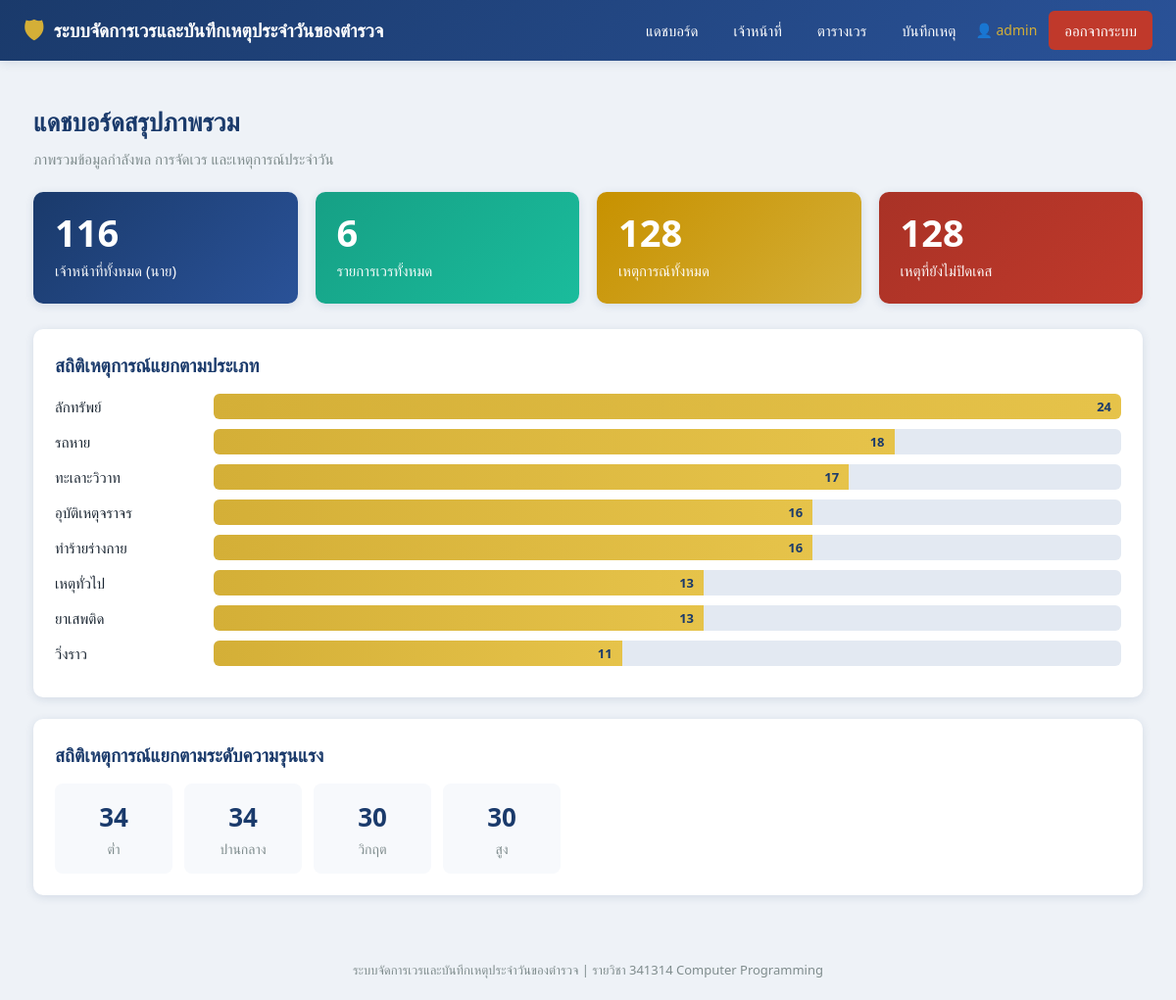
The app's page /dashboard (signed in) with its own data.
### tables this page shows
CREATE TABLE incidents (
            id            INTEGER PRIMARY KEY AUTOINCREMENT,
            incident_time TEXT NOT NULL,
            category      TEXT NOT NULL,
            severity      TEXT NOT NULL,
            location      TEXT NOT NULL,
            description   TEXT NOT NULL,
            officer_id    INTEGER REFERENCES officers(id) ON DELETE SET NULL,
            status        TEXT NOT NULL DEFAULT 'open',
            created_at    TEXT NOT NULL
        );

### app.py (the view)
@app.route("/dashboard")
@login_required
def dashboard():
    stats = db.get_dashboard_stats()
    by_category = stats["by_category"]
    max_count = max(by_category.values()) if by_category else 1
    return render_template("dashboard.html", stats=stats, max_count=max_count)

### app.py (called while the page is built)
def login_required(view):
    @functools.wraps(view)
    def wrapped_view(*args, **kwargs):
        if "user_id" not in session:
            flash("กรุณาเข้าสู่ระบบก่อนใช้งาน", "warning")
            return redirect(url_for("login"))
        return view(*args, **kwargs)
    return wrapped_view

### db.py (called while the page is built)
def get_connection():
    if USE_POSTGRES:
        conn = psycopg2.connect(DATABASE_URL)
        return conn
    else:
        conn = sqlite3.connect(SQLITE_PATH, timeout=10)
        conn.row_factory = sqlite3.Row
        conn.execute("PRAGMA foreign_keys = ON;")
        conn.execute("PRAGMA journal_mode = WAL;")
        return conn

### templates/dashboard.html (shortened to what this page needs)
{% extends "base.html" %}
{% block content %}
<div class="page-title">แดชบอร์ดสรุปภาพรวม</div>
<div class="page-subtitle">ภาพรวมข้อมูลกำลังพล การจัดเวร และเหตุการณ์ประจำวัน</div>
<div class="stat-grid">
    <div class="stat-card blue">
        <div class="num">{{ stats.total_officers }}</div>
        <div class="label">เจ้าหน้าที่ทั้งหมด (นาย)</div>
    </div>
    <div class="stat-card teal">
        <div class="num">{{ stats.total_duties }}</div>
        <div class="label">รายการเวรทั้งหมด</div>
    </div>
    <div class="stat-card gold">
        <div class="num">{{ stats.total_incidents }}</div>
        <div class="label">เหตุการณ์ทั้งหมด</div>
    </div>
    <div class="stat-card red">
        <div class="num">{{ stats.open_incidents }}</div>
        <div class="label">เหตุที่ยังไม่ปิดเคส</div>
    </div>
</div>
<div class="card">
    <h2>สถิติเหตุการณ์แยกตามประเภท</h2>
    {% if stats.by_category %}
        {% for category, count in stats.by_category.items() %}
        <div class="bar-row">
            <div class="bar-label">{{ category }}</div>
            <div class="bar-track">
                <div class="bar-fill" style="width: {{ (count / max_count * 100) | round(0, 'floor') }}%;">
                    {{ count }}
                </div>
            </div>
        </div>
        {% endfor %}
    {% else %}
        <p style="color:#95a5a6;">ยังไม่มีข้อมูลเหตุการณ์ในระบบ — เริ่มบันทึกได้ที่เมนู "บันทึกเหตุ"</p>
    {% endif %}
</div>
<div class="card">
    <h2>สถิติเหตุการณ์แยกตามระดับความรุนแรง</h2>
    {% if stats.by_severity %}
        <div style="display:flex; gap:12px; flex-wrap:wrap;">
        {% for severity, count in stats.by_severity.items() %}
            <div style="background:#f7f9fc; border-radius:8px; padding:14px 20px; min-width:120px; text-align:center;">
                <div style="font-size:26px; font-weight:700; color:var(--primary);">{{ count }}</div>
                <div style="font-size:14px; color:var(--muted);">{{ severity }}</div>
            </div>
        {% endfor %}
        </div>
    {% else %}
        <p style="color:#95a5a6;">ยังไม่มีข้อมูล</p>
    {% endif %}
</div>
{% endblock %}

### static/style.css (style rules this page uses)
:root { --primary: #1a3a6b; --secondary: #2a5298; --accent: #d4af37; --bg: #eef2f7; --white: #ffffff; --text: #1c2733; --muted: #7f8c8d; --danger: #c0392b; --success: #27ae60; --warning: #e67e22; --shadow: 0 2px 10px rgba(26, 58, 107, 0.12); }
* { margin: 0; padding: 0; box-sizing: border-box; }
body { font-family: "Segoe UI", "Sarabun", "Tahoma", sans-serif; background: var(--bg); color: var(--text); line-height: 1.6; }
.page-title { font-size: 26px; font-weight: 700; color: var(--primary); margin-bottom: 4px; }
.page-subtitle { color: var(--muted); font-size: 15px; margin-bottom: 22px; }
.card { background: var(--white); border-radius: 10px; box-shadow: var(--shadow); padding: 22px; margin-bottom: 22px; }
.card h2 { font-size: 19px; color: var(--primary); margin-bottom: 14px; }
.stat-grid { display: grid; grid-template-columns: repeat(auto-fit, minmax(210px, 1fr)); gap: 18px; margin-bottom: 26px; }
.stat-card { border-radius: 10px; padding: 22px; color: var(--white); box-shadow: var(--shadow); }
.stat-card .num { font-size: 38px; font-weight: 700; line-height: 1; }
.stat-card .label { font-size: 15px; margin-top: 8px; opacity: 0.95; }
.stat-card.blue { background: linear-gradient(135deg, #1a3a6b, #2a5298); }
.stat-card.teal { background: linear-gradient(135deg, #16a085, #1abc9c); }
.stat-card.gold { background: linear-gradient(135deg, #c79100, #d4af37); }
.stat-card.red { background: linear-gradient(135deg, #a93226, #c0392b); }
.bar-row { display: flex; align-items: center; gap: 12px; margin-bottom: 10px; }
.bar-label { width: 150px; font-size: 15px; flex-shrink: 0; }
.bar-track { flex: 1; background: #e3e9f2; border-radius: 6px; overflow: hidden; height: 26px; }
.bar-fill { background: linear-gradient(90deg, var(--accent), #e6c34a); height: 100%; display: flex; align-items: center; justify-content: flex-end; padding-right: 10px; color: var(--primary); font-weight: 600; font-size: 13px; min-width: 36px; }

### records on screen
incidents: category "อุบัติเหตุจราจร", {{ (count / max_count * 100) | round(0, 'floor') }} 66.0 (drawn), id "16"
incidents: officer "34", severity "ปานกลาง"
incidents: officer "30", severity "วิกฤต"

### other values on screen
{{ session.get('username') }} "admin"
{{ stats.total_officers }} "116"
{{ stats.total_duties }} "6"
{{ stats.total_incidents }} "128"
{{ stats.open_incidents }} "128"
{{ category }} "ลักทรัพย์" "รถหาย" "ทะเลาะวิวาท" "ทำร้ายร่างกาย" "เหตุทั่วไป" "ยาเสพติด" "วิ่งราว"
{{ count }} "24" "18" "17" "16" "13" "13" "11"
{{ count }} "34" "30"
{{ severity }} "ต่ำ" "สูง"
